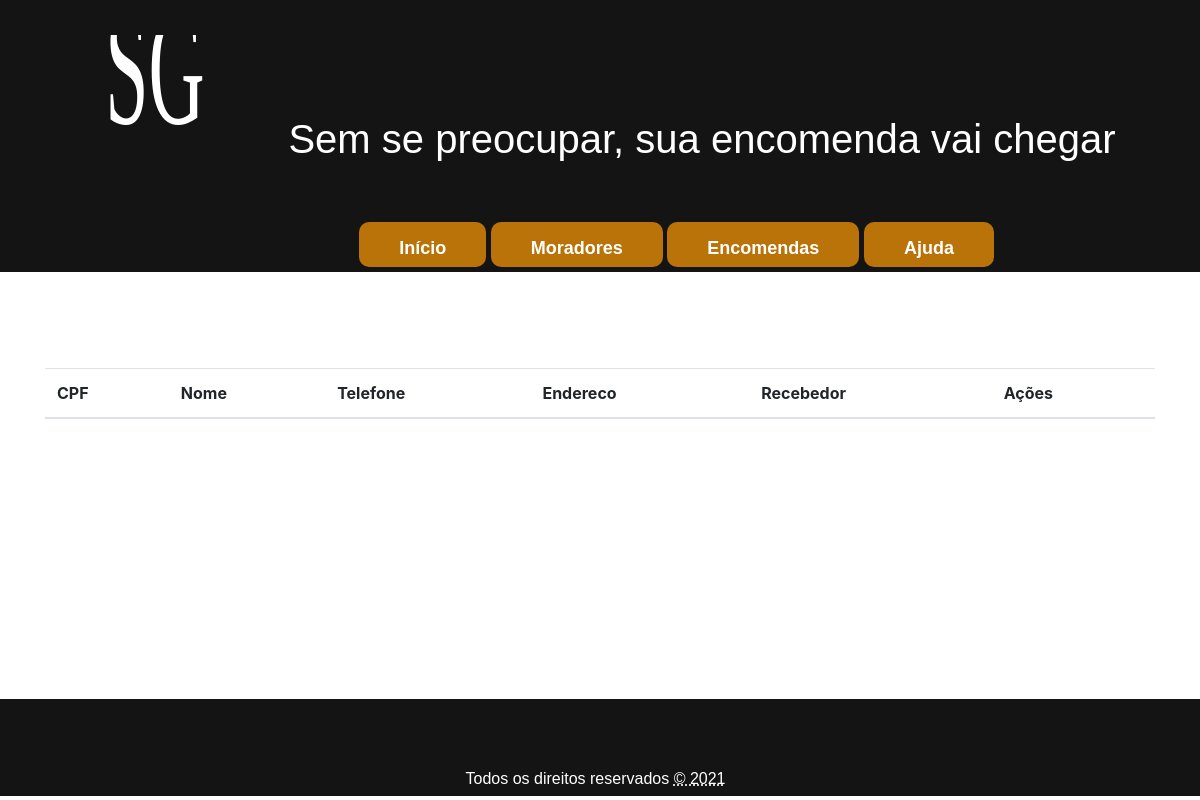
The page /pages/moradores/listar/lista.php on the database as committed earlier.
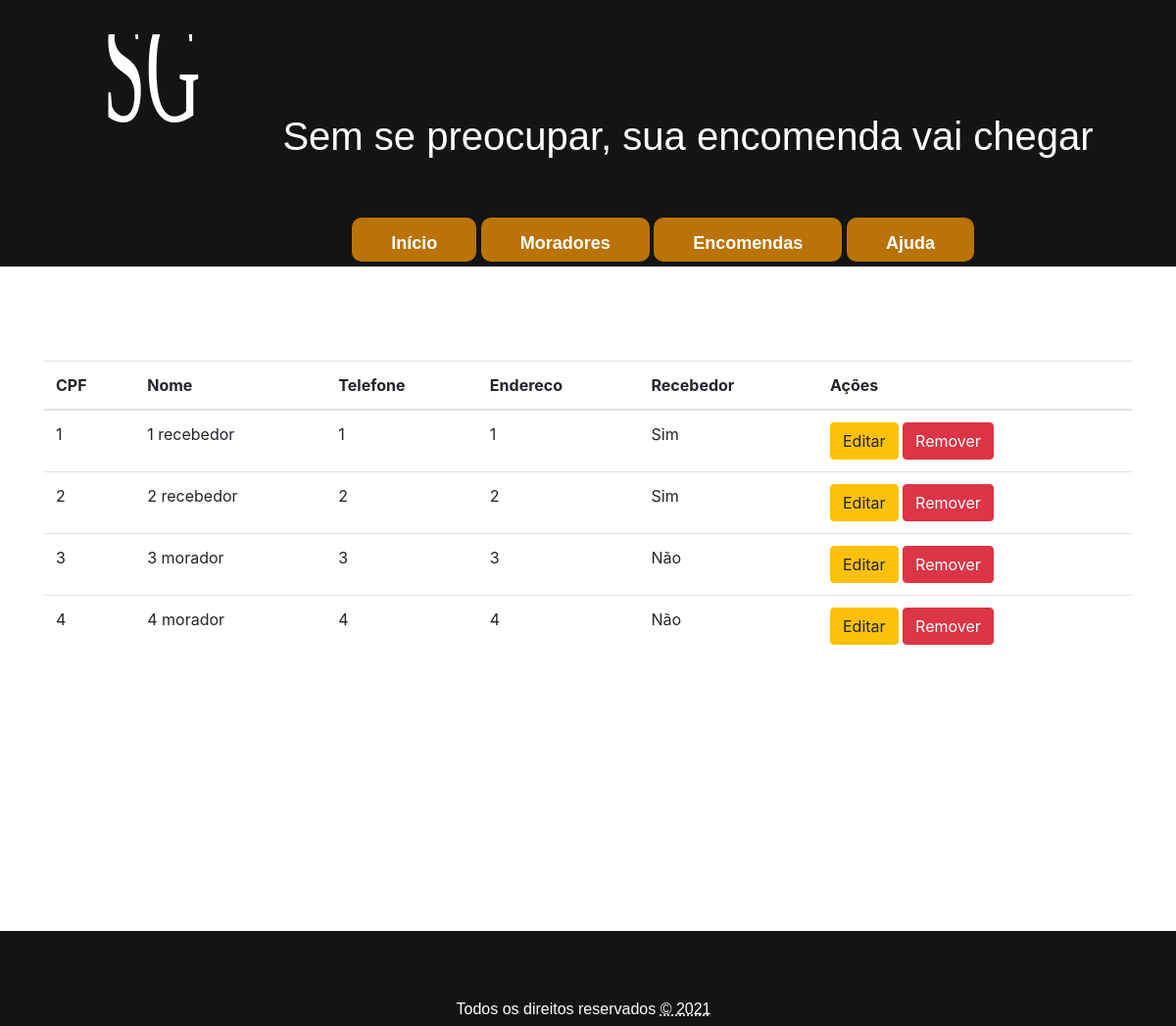
The same page on the database as committed later.
### tables this page shows
CREATE TABLE morador (
	
	id 			INT 			NOT NULL AUTO_INCREMENT,	
	nome 		VARCHAR(50) 	NOT NULL,
	cpf 		VARCHAR(14)	 	NOT NULL UNIQUE,
	telefone 	VARCHAR(20)		NOT NULL,
	endereco	VARCHAR(100)	NOT NULL,
	recebe 		INT 			NOT NULL,
	excluido 	INT 			NOT NULL,
	senha 		VARCHAR(8) 		NOT NULL,
	PRIMARY KEY (id)	
);

### database/funcoes_gerais.php (called while the page is built, shortened)
<?php
class Funcoes_gerais {
	private $conn;
	public function __construct($db) {
		$this->conn = $db;
	}
    public function lerRegistrosMoradoresAtivosInativos($nomeTabela, bool $excluido, $parametros = null, $fields = '*') {
        $parametros = $this->ajustaParametrosAndExcluido($parametros, $excluido);
        $query = "SELECT {$fields} FROM {$nomeTabela} {$parametros}";
        $result = $this->conn->query($query);
        $data = array();
        if(!$result) {
            return false;
        }
        else {
            foreach($result as $res) {
                $elementosDaBusca = array();
                for ($i=0; $i < sizeof($res); $i++) {
                    if($i % 2 == 0){
                        array_push($elementosDaBusca, $res[$i / 2]);
                    }
                }
                array_push($data, $elementosDaBusca);
            }
        }
        return $data;
    }
    private function ajustaParametrosAndExcluido($parametros, bool $excluido){
        if ($parametros !== null){
            if($excluido){
                $parametros = "WHERE ".$parametros." AND excluido = 1";
            }else{
                $parametros = "WHERE ".$parametros." AND excluido = 0";
            }
        }else {
            if($excluido){
                $parametros = "WHERE excluido = 1";
            }else{
                $parametros = "WHERE excluido = 0";
            }
        }
        return($parametros);
    }
}
?>

### pages/moradores/listar/lista.php (the view, shortened to what this page needs)
<?php
include_once("../../../template/top.php");
include_once("../../../database/funcoes_gerais.php");
$database = new Database();
$db = $database->getConnection();
$funcoesBanco = new Funcoes_gerais($db);
$moradores = $funcoesBanco-> lerRegistrosMoradoresAtivosInativos('morador', false);
?>
<div class="container">
    <div class="mt-5 row">
        <div class="mt-5 col-sm-12">
        <table class="table">
            <thead>
                <tr>
                    <th scope="col">CPF</th>
                    <th scope="col">Nome</th>
                    <th scope="col">Telefone</th>
                    <th scope="col">Endereco</th>
                    <th>Recebedor</th>
                    <th>Ações</th>
                </tr>
            </thead>
            <tbody>
                <?php foreach($moradores as $moradorRegistrado){ ?>
                    <tr>
                        <td><?= $moradorRegistrado['2']; ?></td>
                        <td><?= $moradorRegistrado['1']; ?></td>
                        <td><?= $moradorRegistrado['3']; ?></td>
                        <td><?= $moradorRegistrado['4']; ?></td>
                        <td><?php echo($moradorRegistrado['5'] == 0 ? "Não" : "Sim");?></td>
                        <td>
                            <a href="/SGE/src/pages/moradores/editar/formEditar.php?id=<?=$moradorRegistrado['0']?>" class="btn btn-warning" role="button">Editar</span></a>
                            <a href="/SGE/src/pages/moradores/editar/removerMorador.php?id=<?=$moradorRegistrado['0']?>" class="btn btn-danger" role="button">Remover</span></a>
                        </td>
                    </tr>
                <?php } ?>
            </tbody>
            </table>
        </div>
    </div>
</div>
<?php include_once("../../../template/bottom.php"); ?>

Rows that differ between the two databases and show on the page:
now on this page (row edited): morador: cpf "1", nome "1 recebedor", telefone "1", endereco "1", recebe "Sim"
now on this page (row edited): morador: cpf "2", nome "2 recebedor", telefone "2", endereco "2", recebe "Sim"
now on this page (row edited): morador: cpf "3", nome "3 morador", telefone "3", endereco "3", recebe "Não"
now on this page (row edited): morador: cpf "4", nome "4 morador", telefone "4", endereco "4", recebe "Não"
